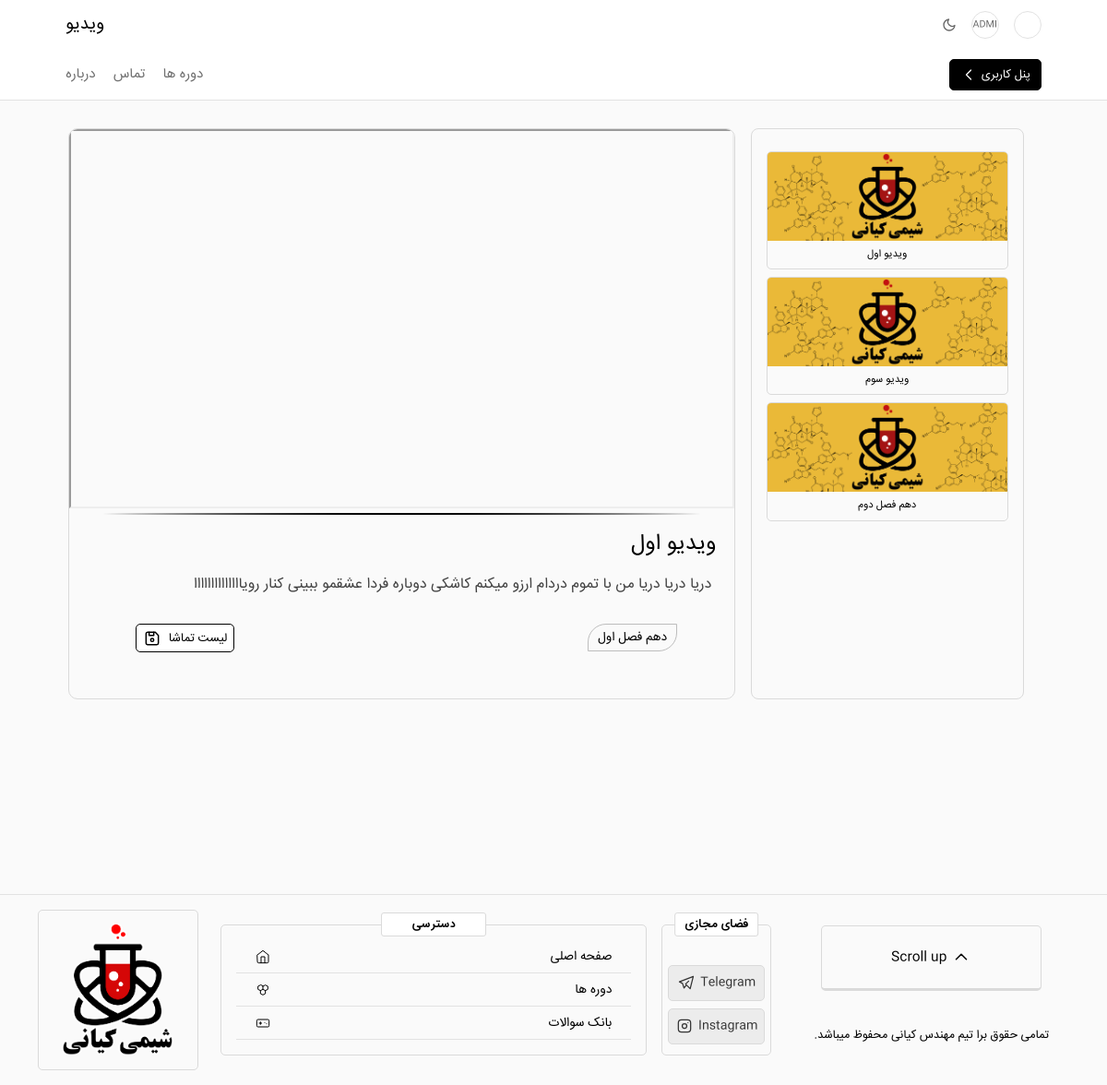
Page /video/1 (signed in) on the committed database.
### video/models.py (models this page shows, shortened)
class Video(models.Model):
    grad = [('دهم','دهم'),('یازدهم','یازدهم'),('دوازدهم','دوازدهم')]
    fasl = [('اول','فصل اول'),('دوم','فصل دوم'),('سوم','فصل سوم'),('چهارم','فصل چهارم')]
    types = [('دانش آموزان','حل تست به همراهی دانش آموزان'),('نکته تست','نکته تست'),('درسنامه','درسنامه')]
    Title = models.CharField(max_length=128)
    Description = models.CharField(max_length=320,default='')
    Type = models.CharField(max_length=12,choices= types,default='')
    grade = models.CharField(max_length=16,choices=grad,default='')
    Unit = models.CharField(max_length=16,choices=fasl,default='')
    url = models.CharField(max_length=4000,default='')
    Thumbnail = models.ImageField(upload_to='video_thumbnail' ,default='default.jpg')

### home/decorators.py (the view)
    def wrapper(request, *args, **kwargs):
        user = request.user
        BasePlan = Plan.objects.get(pk=1)
        if BasePlan in user.plans.all():
            return view_func(request,*args,**kwargs)
        else:
            messages.success(request, f'شما برای دیدن این صفحه باید دوره {BasePlan.name} را داشته باشید')
            return redirect('plans')

### video/templates/video/video_detail.html (shortened to what this page needs)
{%extends 'home/base.html'%}
{%block content%}
<link rel="stylesheet" href="https://cdn.plyr.io/3.7.8/plyr.css" />
<main>
    <div class="container">
        <div class="Box-1">
                <div id="video-container">
                    {{video.url|safe}}
                </div>
                <div class="line" style="width: 90%;margin-top: 5px;"></div>
                <h2 style="text-align: end;margin-right: 20px;">{{video.Title}}</h2>
                <p style="display: block;text-align: right;margin-right: 25px;color: rgb(66, 66, 66);">{{video.Description}}</p>
                <div class="options">
                    {%if video in watchlist%}
                        <div id="my-button" class="save blacked">
                            <svg xmlns="http://www.w3.org/2000/svg" class="icon icon-tabler icon-tabler-device-floppy" width="24" height="24" viewBox="0 0 24 24" stroke-width="2" stroke="currentColor" fill="none" stroke-linecap="round" stroke-linejoin="round">
                                <path stroke="none" d="M0 0h24v24H0z" fill="none"></path>
                                <path d="M6 4h10l4 4v10a2 2 0 0 1 -2 2h-12a2 2 0 0 1 -2 -2v-12a2 2 0 0 1 2 -2"></path>
                                <path d="M12 14m-2 0a2 2 0 1 0 4 0a2 2 0 1 0 -4 0"></path>
                                <path d="M14 4l0 4l-6 0l0 -4"></path>
                             </svg>
                                لیست تماشا
                        </div>
                    {%else%}
                        <div id="my-button" class="save">
                              لیست تماشا
                        </div>
                    {%endif%}
                     <div class="tags">
                        {{video.grade}} فصل {{video.Unit}}
                    </div>
                </div>
        </div>
        <div class="Box-2" id="Box-2">
            {%for video in videos_related%}
                <a class="video-suggest" href="{{video.pk}}" id="video-suggest-{{video.pk}}" style="display: flex;flex-direction: column;gap: 0;align-items: center;border: 1px solid #dadada;margin: 8px 0;">
                    <img src="{{video.Thumbnail}}" style="width: 100%;filter: grayscale(30%);">
                    <p style="font-size: .7rem;text-align: end;width: 90%;padding: .3em;text-align: center;">{{video.Title}}</p>
                </a>
            {%endfor%}
        </div>
    </div>
</main>
{%endblock content%}

### home/templates/home/base.html (shortened to what this page needs)
{%load static%}
{%block head%}
<head>
    <link type="text/css" rel="stylesheet" href="{%static 'css/globals.css'%}" />
</head>
{%endblock%}
<body>
    <div style="background: #fff; border-bottom: 1px solid #e2e2e2;">
        <header>
            <div style="display: flex; justify-content: space-between; height: 54px;">
                <h3 style="margin: auto 0; display: flex;">{{HT}}</h3>
                <div style="display: flex; gap: 1em;">
                    <a id="themeSwitch">
                        <svg xmlns="http://www.w3.org/2000/svg" width="16" height="16" viewBox="0 0 24 24" fill="none"
                            stroke="currentColor" stroke-width="2" stroke-linecap="round" stroke-linejoin="round">
                            <path d="M21 12.79A9 9 0 1 1 11.21 3 7 7 0 0 0 21 12.79z"></path>
                        </svg>
                    </a>
                    {%if user.is_staff%}
                        <a style="width: 30px; height: 30px; border: 1px solid #e2e2e2; position: relative;
                            border-radius: 100%; margin: auto 0;" href="/users-list/">
                            <span style="display: flex; margin: auto 0; font-size: 0.875rem; color: #666;font-size: 10px;
                            color: #666;
                            position: absolute;
                            top: 50%;
                            left: 50%;
                            transform: translate(-50%, -50%);">ADMI</span>
                        </a>
                    {%endif%}
                    {%if user.is_authenticated%}
                    <a style="width: 30px; height: 30px; border: 1px solid #e2e2e2; position: relative;
                        border-radius: 100%; margin: auto 0;" href="{%url 'profile'%}">
                    </a>
                    {%else%}
                    <span style="display: flex; margin: auto 0; font-size: 0.875rem; color: #666;">[ کاربر مهمان
                        ]</span>
                    {%endif%}
                </div>
            </div>
            <div style="display: flex; justify-content: space-between; height: 54px;">
                <div id="nav">
                    <a href="/">درباره</a>
                    <a onclick="openSocial()" style="cursor: pointer;">تماس</a>
                    <a href="{%url 'plans'%}">دوره ها</a>
                </div>
                {%if user.is_authenticated%}
                <div style="display: grid; grid-template-columns: 1fr;">
                    <div
                        style="width: 100px; height: 33.2px; position: relative; display: flex; margin: auto 0; grid-row-start: 1; grid-column-start: 1;">
                    </div>
                    <button style="grid-row-start: 1; grid-column-start: 1; padding: 0 !important;" type="button"
                        class="btn_fill" id="menuDropdown" onclick="toggleMenu()" onkeydown="toggleMenu()">
                        <div
                            style="display: flex; gap: 0.3em; padding: 0.4em 0.8em; font-size: 0.8rem; pointer-events: none;">
                            <span style="margin: auto 0;">پنل کاربری</span>
                        </div>
                    </button>
                </div>
                {%endif%}
            </div>
        </header>
    </div>
    {%block content%}
    {%endblock%}
    <div style="border-top: 1px solid #e2e2e2;margin-top: 30px;display: flex;justify-content: center;">
        <div class="footer">
            <div class="left-foot">
                <img src="{%static 'assets/logo.png'%}">
            </div>
            <div class="right-foot">
                <div class="free-use-foot">
                    <h3 class="socials-foot-head" style="padding: 0 2.5em;">دسترسی</h3>
                    <a href="{%url 'home'%}">
                        <div class="use-foot-item">
                            صفحه اصلی
                        </div>
                    </a>
                    <a href="{%url 'plans'%}">
                        <div class="use-foot-item">
                            دوره ها
                        </div>
                    </a>
                    <a href="{%url 'question-bank'%}">
                        <div class="use-foot-item">
                            بانک سوالات
                        </div>
                    </a>
                </div>
                <div class="socials-foot-cont">
                    <h3 class="socials-foot-head">فضای مجازی</h3>
                    <a href="https://t.me/chemistry_kiani1">
                        <div class="social-foot">
                            Telegram
                        </div>
                    </a>
                    <a href="https://instagram.com/chemistry_kiani?igshid=1ch7fdswd2s">
                        <div class="social-foot">
                            Instagram
                        </div>
                    </a>
                </div>
            </div>
            <div class="mid-foot">
                <div class="scroll-up" onclick="window.scrollTo({ top: 0, behavior: 'smooth' })">
                    Scroll up
                </div>
                <div class="right-text"><p>.تمامی حقوق برا تیم مهندس کیانی محفوظ میباشد</p></div>
            </div>
        </div>
    </div>
</body>

### static/css/globals.css (style rules this page uses)
body, html { margin: 0; padding: 0; width: 100%; height: 100%; }
body { min-height: 100vh; }
*, *:before, *:after { -webkit-box-sizing: inherit; -moz-box-sizing: inherit; box-sizing: inherit; font-family: 'IRSans'; }
main { max-width: 1100px; margin: 0 auto; padding: 0 1.5em; }
a { color: inherit; text-decoration: none; }
.btn_fill { background: #000; border: #000 solid 1px; border-radius: 5px; color: #fff; padding: 0.4em 1em; cursor: pointer; transition: all 200ms ease; font-size: 0.85rem; z-index: 3; height: fit-content; margin: auto 0; }
button { background-color: black; color: white; border-radius: 5px; height: fit-content; transition: all 300ms ease; border: 1px solid #000; cursor: pointer; }
img { align-self: baseline; }

### home/templates/home/base.html (style rules this page uses)
body { background: #FAFAFA; }
header { max-width: 1100px; margin: 0 auto; padding: 0 16pt; }
p { margin: 0; }
#nav { display: flex; gap: 1.2em; }
#nav a { height: fit-content; display: flex; margin: auto 0; color: rgb(112, 112, 112); transition: 200ms color ease; font-size: 15px; }
#themeSwitch { display: flex; margin: auto 0; color: #666; cursor: pointer; }
.footer { height: fit-content; width: 100%; padding: 1em; align-items: center; max-width: 1150px; gap: 1.5em; display: flex; flex-direction: row; }
.left-foot { display: flex; height: 100%; border: 1px solid #dadada; flex-direction: column; border-radius: 5px; padding: .7em; flex-basis: 0; }
.left-foot >img { height: 150px; width: 150px; }
.mid-foot { flex-grow: 1; flex-basis: 0; display: flex; flex-direction: column; justify-content: space-between; gap: 2.3em; align-items: center; }
.right-text { font-size: .8rem; margin-bottom: 8px; }
.right-text > p { text-align: right; }
.scroll-up { display: flex; font-size: .9rem; gap: 5px; width: 80%; justify-content: center; padding: 1.5em; border: 1px solid #dadada; font-weight: 500; border-bottom: 3px solid #dadada; border-radius: 5px; transition: all 500ms ease; cursor: pointer; }
.scroll-up > svg { width: 22px; stroke-width: 1.7px; height: 22px; }
.right-foot { flex-grow: 2; height: 100%; display: flex; flex-basis: 0; gap: 1em; justify-content: center; }
.socials-foot-cont { display: flex; flex-direction: column; gap: 8px; border: 1px solid #dadada; border-radius: 5px; padding: 1em .4em .7em .4em; width: fit-content; justify-content: end; gap: 8px; position: relative; }
.social-foot { display: flex; padding: .5em; gap: 5px; align-items: center; justify-content: center; background-color: #ececec; font-size: .825rem; border: 1px solid #dadada; border-radius: 5px; transition: all 300ms ease; color: #333; }
.social-foot >svg { width: 20px; height: 20px; stroke-width: 1.5px; }
.socials-foot-head { margin: 0; top: -14px; left: 50%; border: 1px solid #dadada; border-radius: 3px; padding: 0 .8em; font-family: IRSansb; white-space: nowrap; font-size: .8rem; background-color: white; transform: translateX(-50%); position: absolute; }
.free-use-foot { flex: 1; border-radius: 5px; border: 1px solid #dadada; height: 100%; position: relative; padding: 1em; padding-top: 1em; }
.use-foot-item { width: 100%; border-bottom: 1px solid #e2e2e2; padding: .4em 1.5em; font-size: .86rem; justify-content: space-between; display: flex; transition: all 300ms ease; cursor: pointer; align-items: center; flex-direction: row-reverse; }
.use-foot-item > svg { width: 16px; height: 16px; stroke-width: 1.5px; }
main { min-height: 100%; height: fit-content; }

### rows in the picture
Video: Title "ویدیو اول", Description "دریا دریا دریا من با تموم دردام ارزو میکنم کاشکی دوباره فردا عشقمو ببینی کنار رویاااااااااااااا", grade "دهم", Unit "اول", Title "ویدیو اول"
Video: Title "ویدیو سوم"
Video: Title "دهم فصل دوم"

### other values in the picture
{{ HT }} "ویدیو"
